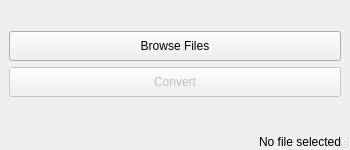
<?xml version="1.0" encoding="UTF-8"?>
<ui version="4.0">
 <class>MainWindow</class>
 <widget class="QMainWindow" name="MainWindow">
  <property name="geometry">
   <rect>
    <x>0</x>
    <y>0</y>
    <width>350</width>
    <height>150</height>
   </rect>
  </property>
  <property name="acceptDrops">
   <bool>true</bool>
  </property>
  <property name="windowTitle">
   <string notr="true">RS Monitor vbo Converter</string>
  </property>
  <property name="locale">
   <locale language="English" country="UnitedStates"/>
  </property>
  <widget class="QWidget" name="centralwidget">
   <layout class="QGridLayout" name="gridLayout">
    <item row="1" column="0">
     <layout class="QVBoxLayout" name="verticalLayout">
      <item>
       <widget class="QToolButton" name="fileBrowserToolButton">
        <property name="sizePolicy">
         <sizepolicy hsizetype="Expanding" vsizetype="Fixed">
          <horstretch>0</horstretch>
          <verstretch>0</verstretch>
         </sizepolicy>
        </property>
        <property name="minimumSize">
         <size>
          <width>0</width>
          <height>30</height>
         </size>
        </property>
        <property name="acceptDrops">
         <bool>false</bool>
        </property>
        <property name="text">
         <string>Browse Files</string>
        </property>
       </widget>
      </item>
      <item>
       <widget class="QToolButton" name="convertToolButton">
        <property name="enabled">
         <bool>false</bool>
        </property>
        <property name="sizePolicy">
         <sizepolicy hsizetype="Expanding" vsizetype="Fixed">
          <horstretch>0</horstretch>
          <verstretch>0</verstretch>
         </sizepolicy>
        </property>
        <property name="minimumSize">
         <size>
          <width>0</width>
          <height>30</height>
         </size>
        </property>
        <property name="text">
         <string>Convert</string>
        </property>
       </widget>
      </item>
     </layout>
    </item>
   </layout>
  </widget>
  <widget class="QMenuBar" name="menubar">
   <property name="geometry">
    <rect>
     <x>0</x>
     <y>0</y>
     <width>350</width>
     <height>20</height>
    </rect>
   </property>
  </widget>
  <widget class="QStatusBar" name="statusbar">
   <widget class="QLabel" name="statusLabel">
    <property name="geometry">
     <rect>
      <x>0</x>
      <y>0</y>
      <width>341</width>
      <height>21</height>
     </rect>
    </property>
    <property name="sizePolicy">
     <sizepolicy hsizetype="Expanding" vsizetype="Fixed">
      <horstretch>0</horstretch>
      <verstretch>0</verstretch>
     </sizepolicy>
    </property>
    <property name="layoutDirection">
     <enum>Qt::RightToLeft</enum>
    </property>
    <property name="text">
     <string>No file selected</string>
    </property>
    <property name="alignment">
     <set>Qt::AlignBottom|Qt::AlignRight|Qt::AlignTrailing</set>
    </property>
   </widget>
  </widget>
 </widget>
 <resources/>
 <connections/>
</ui>
